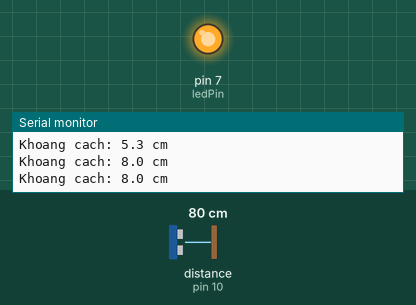
Recording of a sketch running on a simulated Arduino Uno, built with avr-gcc and run on an emulated ATmega328P. Shown: output pins drawn as LEDs (lit = HIGH), the last lines printed to the serial monitor. Wiring (inferred from the names in the program): ultrasonic range finder: trigger pin 9; echo pin 10. The inputs (shaded band) are chosen by the test bench; at power-on: distance to the obstacle (sensor on pin 10) 80 cm. The echo pulse lasts 58.3 µs per cm; pins used as bus, display or sensor lines are not drawn.

Above: at 1.2 s.
1.3 s: distance to the obstacle (sensor on pin 10) set to 95 cm
4.3 s: distance to the obstacle (sensor on pin 10) set to 103 cm
At 6.1 s:
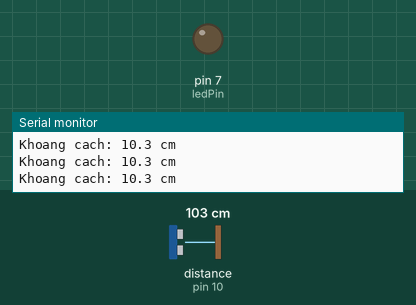
6.4 s: distance to the obstacle (sensor on pin 10) set to 2 cm
At 7.1 s:
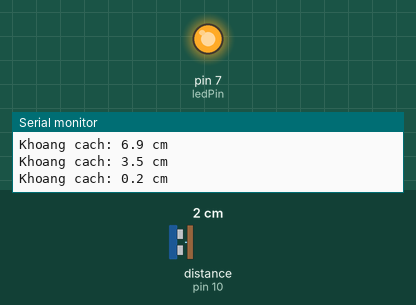
7.9 s: distance to the obstacle (sensor on pin 10) set to 120 cm
At 9.7 s:
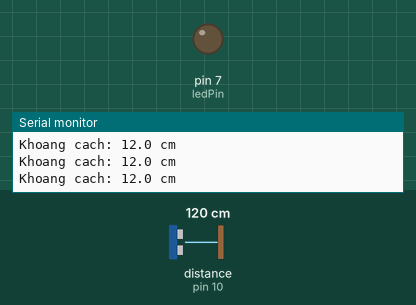
Timing chart, 0 to 11.0 s (numbered marks = the images above; inputs shaded):
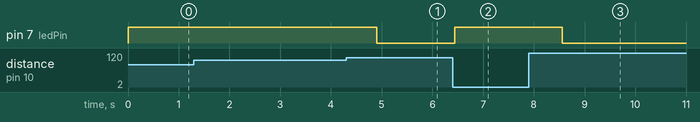

Measured:
- the behaviour switches between 100 and 101 cm on distance to the obstacle (sensor on pin 10) (found by bisection; images 0 and 1)
- after the input at 4.3 s, pin 7 (ledPin): HIGH → LOW after 0.61 s
- after the input at 6.4 s, pin 7 (ledPin): LOW → HIGH at once
- after the input at 7.9 s, pin 7 (ledPin): HIGH → LOW after 0.66 s

The sketch:

check_tin_hieu_cua_HC_SR04.ino
```cpp
// Test cảm biến HC-SR04 có LED cảnh báo
#define trigPin 9
#define echoPin 10
#define ledPin 7  // LED cảnh báo

long duration;
float distance;
float distance_avg;

void setup() {
  Serial.begin(9600);
  pinMode(trigPin, OUTPUT);
  pinMode(echoPin, INPUT);
  pinMode(ledPin, OUTPUT);
  Serial.println("Kiem tra cam bien HC-SR04 + LED bao vat can...");
}

void loop() {
  // Phát xung trigger 10 micro giây
  digitalWrite(trigPin, LOW);
  delayMicroseconds(2);
  digitalWrite(trigPin, HIGH);
  delayMicroseconds(10);
  digitalWrite(trigPin, LOW);

  // Đo thời gian echo phản hồi, giới hạn 25ms (~4m)
  duration = pulseIn(echoPin, HIGH, 25000);

  // Nếu không có phản hồi
  if (duration == 0) {
    Serial.println("Ngoai tam hoac khong nhan duoc song.");
    digitalWrite(ledPin, LOW);
    delay(500);
    return;
  }

  // Tính khoảng cách (cm)
  distance = duration * 0.00343 / 2;

  // Lọc nhiễu bằng trung bình 3 lần đo
  static float prev1 = 0, prev2 = 0;
  distance_avg = (distance + prev1 + prev2) / 3.0;
  prev2 = prev1;
  prev1 = distance;

  // In ra Serial Monitor
  Serial.print("Khoang cach: ");
  Serial.print(distance_avg, 1);
  Serial.println(" cm");

  // Bật LED nếu vật ở gần hơn 10 cm
  if (distance_avg <= 10.0) digitalWrite(ledPin, HIGH);
  else digitalWrite(ledPin, LOW);

  delay(300);
}
```
